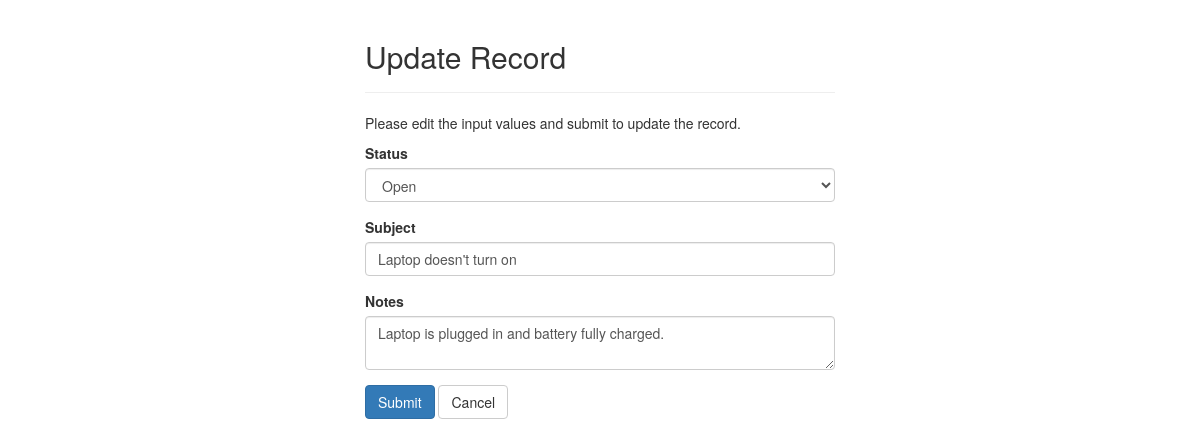
Screenshot of /Q2/update.php?id=2 with the database file from the repository.
### tables this page shows
CREATE TABLE `tickets` (
  `id` int(5) NOT NULL AUTO_INCREMENT,
  `status` varchar(255) NOT NULL,
  `user_id` int(5) NOT NULL,
  `subject` varchar(45) NOT NULL,
  `notes` varchar(255) DEFAULT NULL,
  `create_date` datetime NOT NULL DEFAULT CURRENT_TIMESTAMP,
  PRIMARY KEY (`id`),
  KEY `user_id` (`user_id`),
  CONSTRAINT `tickets_ibfk_1` FOREIGN KEY (`user_id`) REFERENCES `users` (`id`)
);

### Q2/update.php (the view, shortened to what this page needs)
<?php
require_once "config.php";
$status = $subject = $notes = $userid = "";
$status_err = $subject_err = $notes_err = "";
if(isset($_POST["id"]) && !empty($_POST["id"])){
    $id = $_POST["id"];
   $input_status = trim($_POST["status"]);
   if(empty($input_status)){
       $status_err = "Please choose a status.";
   } else{
       $status = $input_status;
   }
   $input_subject = trim($_POST["subject"]);
   if(empty($input_subject)){
       $subject_err = "Please enter an subject.";
   } else{
       $subject = $input_subject;
   }
   $input_notes = trim($_POST["notes"]);
   if(empty($input_notes)){
       $notes_err = "Please enter notes.";
   } else{
       $notes = $input_notes;
   }
    if(empty($status_err) && empty($subject_err) && empty($notes_err)){
        $sql = "UPDATE tickets SET status=?, subject=?, notes=?, create_date=? WHERE id=?";
        if($stmt = mysqli_prepare($link, $sql)){
            mysqli_stmt_bind_param($stmt, "ssssi", $param_status, $param_subject, $param_notes, $param_create_date, $param_id);
            date_default_timezone_set('America/Toronto');
            $param_status = $status;
            $param_subject = $subject;
            $param_notes = $notes;
            $param_create_date = date('Y-m-d H:i:s');
            $param_id = $id;
            if(mysqli_stmt_execute($stmt)){
                header("location: tickets.php");
                exit();
            } else{
                echo "Something went wrong. Please try again later.";
            }
        }
        mysqli_stmt_close($stmt);
    }
    mysqli_close($link);
} else{
    if(isset($_GET["id"]) && !empty(trim($_GET["id"]))){
        $sql = "SELECT * FROM tickets WHERE id = ?";
        if($stmt = mysqli_prepare($link, $sql)){
            mysqli_stmt_bind_param($stmt, "i", $param_id);
            if(mysqli_stmt_execute($stmt)){
                $result = mysqli_stmt_get_result($stmt);
                if(mysqli_num_rows($result) == 1){
                    $row = mysqli_fetch_array($result, MYSQLI_ASSOC);
                    $status = $row["status"];
                    $subject = $row["subject"];
                    $notes = $row["notes"];
                } else{
                    header("location: error.php");
                    exit();
                }
            } else{
                echo "Oops! Something went wrong. Please try again later.";
            }
        }
    }  else{
        header("location: error.php");
        exit();
    }
}
?>
<!DOCTYPE html>
<html lang="en">
<head>
    <link rel="stylesheet" href="https://maxcdn.bootstrapcdn.com/bootstrap/3.3.7/css/bootstrap.css">
</head>
<body>
    <div class="wrapper">
        <div class="container-fluid">
            <div class="row">
                <div class="col-md-12">
                    <div class="page-header">
                        <h2>Update Record</h2>
                    </div>
                    <p>Please edit the input values and submit to update the record.</p>
                    <form action="<?php echo htmlspecialchars(basename($_SERVER['REQUEST_URI'])); ?>" method="post">
                        <div class="form-group <?php echo (!empty($status_err)) ? 'has-error' : ''; ?>">
                            <label>Status</label>
                            <select name="status" class="form-control" value="<?php echo $status; ?>">
                                <option <?php echo ($status == 'Open')?"selected":"" ?> >Open</option>
                            </select>
                        </div>
                        <div class="form-group <?php echo (!empty($subject_err)) ? 'has-error' : ''; ?>">
                            <label>Subject</label>
                            <input type="text" name="subject" class="form-control" value="<?php echo $subject; ?>">
                        </div>
                        <div class="form-group <?php echo (!empty($notes_err)) ? 'has-error' : ''; ?>">
                            <label>Notes</label>
                            <textarea name="notes" class="form-control"><?php echo $notes; ?></textarea>
                        </div>
                        <input type="submit" class="btn btn-primary" value="Submit">
                        <a href="tickets.php" class="btn btn-default">Cancel</a>
                    </form>
                </div>
            </div>
        </div>
    </div>
</body>
</html>

### Q2/update.php (style rules this page uses)
.wrapper { width: 500px; margin: 0 auto; }

### rows the page displays
tickets: status "Open", subject "Laptop doesn't turn on", notes "Laptop is plugged in and battery fully charged."
